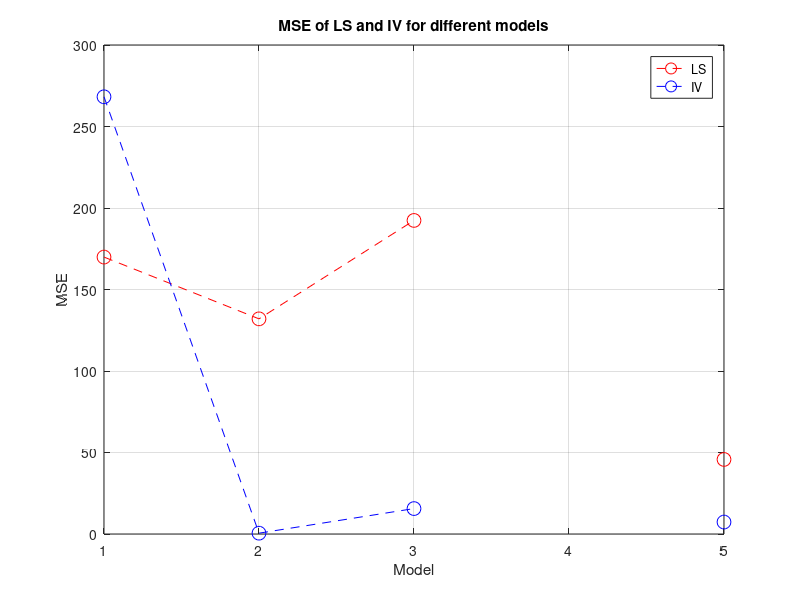
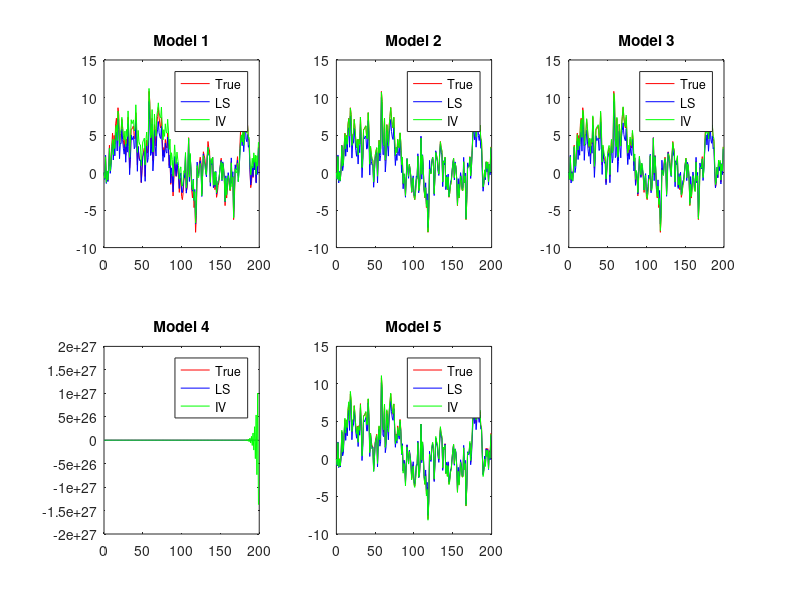

MATLAB code for these plots, in order:
% System Identification Ex 8
% Robin Schmid, schmirob@ethz.ch
%%
clear all; close all; clc;

% 1. Generate data
N = 200;
t = 0:N-1;

% Use a different seed to generate input and error noise s.t. they are
% different
u = randn(1,N);

threshold = 1000;

Ts = 0.1;
z = tf('z', Ts);

A_true = 1 - 1.1*z^-1 + 0.18*z^-2;
B_true = z^-1 - 2*z^-2;

y_true = lsim(B_true/A_true, u); % No noise for true system?

models = [1, 2; 2, 2; 3, 2; 2, 1; 4, 3];
n_models = size(models,1);

MSE_LS = zeros(1,n_models);
MSE_IV = zeros(1,n_models);

y_est_LS = zeros(N,n_models);
y_est_IV = zeros(N,n_models);

for k = 1:n_models
    n = models(k,1);
    m = models(k,2);
    
    % 2. LS method (biased)
    e_LS = sqrt(0.5)*randn(1,N);
    y_LS = lsim(B_true/A_true, u) + e_LS'; % Attention lsim returns column vector
    
    % Phiy
    Phiy = zeros(N,n);    
    for iy = 1:N
        for jy = 1:n
            % Use at rest assumption
            if (iy-jy) < 1
                Phiy(iy,jy) = 0; % Not necessary, already initialized with zero
            else
                Phiy(iy,jy) = -y_LS(iy-jy);
            end
        end
    end
    
    % Phiu
    Phiu = zeros(N,m);
    for iu = 1:N
        for ju = 1:m
            % Use at rest assumption
            if (iu-ju) < 1
                Phiu(iu,ju) = 0;
            else
                Phiu(iu,ju) = u(iu-ju);
            end
        end
    end
    
    Phi = [Phiy Phiu];
    % Least square regression
    theta_LS = Phi\y_LS;
    
    % A_LS
    A_LS = 1;
    for iy = 1:n
        A_LS = A_LS + theta_LS(iy) * z^(-iy);
    end
    
    % B_LS
    B_LS = 0;
    for iu = 1:m
        B_LS = B_LS + theta_LS(n+iu) * z^(-iu);
    end
    
    % 3. Generate new data, use same u
    % Generate instrumental variable
    e_IV = sqrt(0.5)*randn(1,N);
    y_IV = lsim(B_true/A_true, u) + e_IV';
    
    x = lsim(B_LS/A_LS, u);
    
    % Regressor for instrumental variable
    % Attention: use a new phi here not same as in LS!
    % Phiy
    Phiy = zeros(N,n);    
    for iy = 1:N
        for jy = 1:n
            % Use at rest assumption
            if (iy-jy) < 1
                Phiy(iy,jy) = 0; % Not necessary, already initialized with zero
            else
                Phiy(iy,jy) = -y_IV(iy-jy);
            end
        end
    end
    
    % Phiu
    Phiu = zeros(N,m);
    for iu = 1:N
        for ju = 1:m
            % Use at rest assumption
            if (iu-ju) < 1
                Phiu(iu,ju) = 0;
            else
                Phiu(iu,ju) = u(iu-ju);
            end
        end
    end
    
    Phi_IV = [Phiy Phiu];
    
    
    % Zx
    Zx = zeros(N,n);    
    for iy = 1:N
        for jy = 1:n
            % Use at rest assumption
            if (iy-jy) < 1
                Zx(iy,jy) = 0;
            else
                Zx(iy,jy) = -x(iy-jy);
            end
        end
    end
    
    % Zu
    Zu = zeros(N,m);
    for iu = 1:N
        for ju = 1:m
            % Use at rest assumption
            if (iu-ju) < 1
                Zu(iu,ju) = 0;
            else
                Zu(iu,ju) = u(iu-ju);
            end
        end
    end
    
    Z = [Zx Zu];
    % Instrumental variable regression
    theta_IV = (Z'*Phi_IV)\(Z'*y_IV);
    
    % A_IV
    A_IV = 1;
    for iy = 1:n
        A_IV = A_IV + theta_IV(iy) * z^(-iy);
    end
    
    % B_IV
    B_IV = 0;
    for iu = 1:m
        B_IV = B_IV + theta_IV(n+iu) * z^(-iu);
    end
    
    % Compare LS and IV method
    y_est_LS(:,k) = lsim(B_LS/A_LS, u);
    y_est_IV(:,k) = lsim(B_IV/A_IV, u);
    
    MSE_LS(k) = norm(y_true - y_est_LS(:,k))^2;
    MSE_IV(k) = norm(y_true - y_est_IV(:,k))^2;
    
    % Capture MSE which is too big
    if MSE_LS(k) > threshold
        MSE_LS(k) = inf;
    end
    if MSE_IV(k) > threshold
        MSE_IV(k) = inf;
    end 
end

% Plot MSE
figure(1);
plot(1:n_models, MSE_LS, 'ro--', 'MarkerSize', 10);
hold on
plot(1:n_models, MSE_IV, 'bo--', 'MarkerSize', 10);
title('MSE of LS and IV for different models');
legend({'LS', 'IV'});
xlabel('Model');
ylabel('MSE');
grid on

% Plot output
figure(2);
% Model 1
subplot(2,3,1);
plot(t,y_true,'r');
hold on
plot(t,y_est_LS(:,1),'b');
plot(t,y_est_IV(:,1),'g');
title('Model 1');
legend({'True', 'LS', 'IV'});
% Model 2
subplot(2,3,2);
plot(t,y_true,'r');
hold on
plot(t,y_est_LS(:,2),'b');
plot(t,y_est_IV(:,2),'g');
title('Model 2');
legend({'True', 'LS', 'IV'});
% Model 3
subplot(2,3,3);
plot(t,y_true,'r');
hold on
plot(t,y_est_LS(:,3),'b');
plot(t,y_est_IV(:,3),'g');
title('Model 3');
legend({'True', 'LS', 'IV'});
% Model 4
subplot(2,3,4);
plot(t,y_true,'r');
hold on
plot(t,y_est_LS(:,4),'b');
plot(t,y_est_IV(:,4),'g');
title('Model 4');
legend({'True', 'LS', 'IV'});
% Model 5
subplot(2,3,5);
plot(t,y_true,'r');
hold on
plot(t,y_est_LS(:,5),'b');
plot(t,y_est_IV(:,5),'g');
title('Model 5');
legend({'True', 'LS', 'IV'});

% Model 4 and 5 do not capture dynamics of true system and become unstable
% when using IV. IV is generally better then LS since this system is an
% output error model and IV leads to a smaller bias.